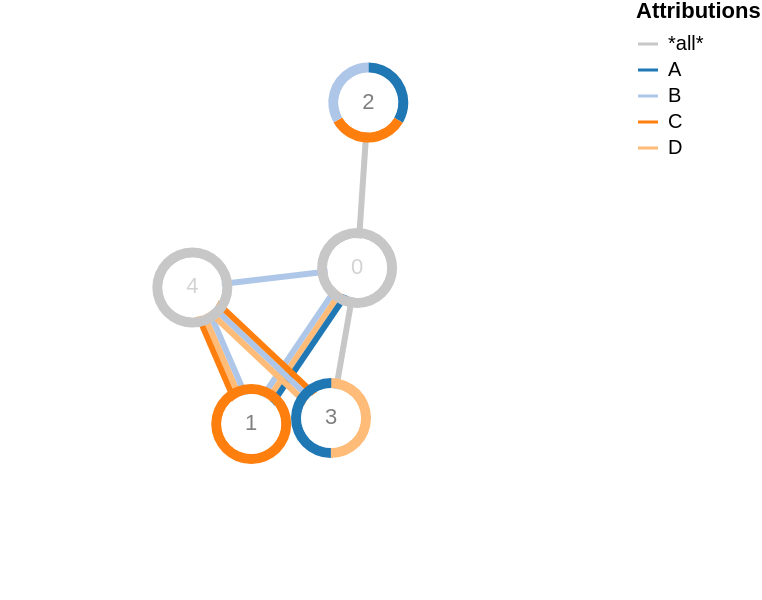

Here is the Vega-Lite specification saved for this chart:
### Vega specification from a JSON file in a GitHub repository (floating-point values rounded to 4 significant figures)
{"$schema": "https://vega.github.io/schema/vega/v5.json", "description": "A node-link diagram with force-directed and attributions as arc-segments, multilines.", "width": 300, "height": 300, "padding": 0, "signals": [{"name": "cx", "update": "width / 2"}, {"name": "cy", "update": "height / 2"}, {"name": "innerRadius", "value": 15}, {"name": "bandWidth", "value": 5}, {"name": "nodeCharge", "value": -80}, {"name": "linkDistance", "value": 80}, {"name": "lineWidth", "value": 3}, {"name": "static", "value": true, "bind": {"input": "checkbox"}}, {"description": "State variable for active node fix status.", "name": "fix", "value": false, "on": [{"events": "symbol:mouseout[!event.buttons], window:mouseup", "update": "false"}, {"events": "symbol:mouseover", "update": "fix || true"}, {"events": "[symbol:mousedown, window:mouseup] > window:mousemove!", "update": "xy()", "force": true}]}, {"description": "Graph node most recently interacted with.", "name": "node", "value": null, "on": [{"events": "symbol:mouseover", "update": "fix === true ? item() : node"}]}, {"description": "Flag to restart Force simulation upon data changes.", "name": "restart", "value": false, "on": [{"events": {"signal": "fix"}, "update": "fix && fix.length"}]}], "scales": [{"name": "color", "type": "ordinal", "range": ["#c7c7c7", "#1f77b4", "#aec7e8", "#ff7f0e", "#ffbb78", "#2ca02c", "#98df8a", "#d62728", "#ff9896", "#9467bd", "#c5b0d5", "#8c564b", "#c49c94", "#e377c2", "#f7b6d2", "#bcbd22", "#dbdb8d", "#17becf", "#9edae5"], "domain": {"sort": {"order": "ascending"}, "fields": [{"data": "node-attributions", "field": "attribution"}, {"data": "link-attributions", "field": "attribution"}]}}], "legends": [{"title": "Attributions", "stroke": "color", "symbolType": "stroke"}], "marks": [{"name": "nodes", "type": "symbol", "zindex": 1, "from": {"data": "node-data"}, "on": [{"trigger": "fix", "modify": "node", "values": "fix === true ? {fx: node.x, fy: node.y} : {fx: fix[0], fy: fix[1]}"}, {"trigger": "!fix", "modify": "node", "values": "{fx: null, fy: null}"}], "encode": {"enter": {"fill": {"value": "white"}, "size": {"signal": "2 * (innerRadius+bandWidth+1) * (innerRadius+bandWidth+1)"}}, "update": {"cursor": {"value": "pointer"}}}, "transform": [{"type": "force", "iterations": 300, "restart": {"signal": "restart"}, "static": {"signal": "static"}, "signal": "force", "forces": [{"force": "center", "x": {"signal": "cx"}, "y": {"signal": "cy"}}, {"force": "collide", "radius": {"signal": "innerRadius+bandWidth"}}, {"force": "nbody", "strength": {"signal": "nodeCharge"}}, {"force": "link", "links": "link-data", "distance": {"signal": "linkDistance"}}]}]}, {"name": "links", "type": "group", "zindex": 0, "from": {"facet": {"data": "link-data", "name": "link-facets", "groupby": "id"}}, "data": [{"name": "linky-data", "source": "link-facets", "transform": [{"type": "flatten", "fields": ["attribution"], "index": "_idx"}, {"type": "formula", "as": "weight", "expr": "1"}, {"type": "formula", "as": "slot", "expr": "if(datum._idx%2==0, datum._idx/2, -(datum._idx+1)/2)"}, {"type": "formula", "as": "idx", "expr": "datum.source.x-datum.target.x"}, {"type": "formula", "as": "idy", "expr": "datum.source.y-datum.target.y"}, {"type": "formula", "as": "length", "expr": "sqrt(pow(datum.idx, 2) + pow(datum.idy, 2))"}, {"type": "formula", "as": "Ax", "expr": "-datum.idy/datum.length"}, {"type": "formula", "as": "Ay", "expr": "datum.idx/datum.length"}, {"type": "formula", "as": "nx", "expr": "datum.source.x + datum.slot * lineWidth * datum.Ax"}, {"type": "formula", "as": "nx2", "expr": "datum.target.x + datum.slot * lineWidth * datum.Ax"}, {"type": "formula", "as": "ny", "expr": "datum.source.y + datum.slot * lineWidth * datum.Ay"}, {"type": "formula", "as": "ny2", "expr": "datum.target.y + datum.slot * lineWidth * datum.Ay"}]}], "marks": [{"type": "rule", "name": "lines", "from": {"data": "linky-data"}, "encode": {"enter": {"stroke": {"scale": "color", "field": "attribution"}, "strokeWidth": {"signal": "lineWidth"}}, "update": {"x": {"field": "nx"}, "y": {"field": "ny"}, "x2": {"field": "nx2"}, "y2": {"field": "ny2"}}}}]}, {"name": "nodeHalos", "type": "group", "from": {"facet": {"data": "node-attributions", "name": "node-facets", "groupby": "id"}}, "data": [{"name": "attribution-arcs", "source": "node-facets", "transform": [{"type": "pie", "field": "weight", "startAngle": 0, "endAngle": 6.29, "sort": true}, {"type": "lookup", "from": "nodes", "key": "datum.id", "fields": ["id"], "values": ["x", "y"]}]}], "marks": [{"type": "arc", "from": {"data": "attribution-arcs"}, "encode": {"enter": {"fill": {"scale": "color", "field": "attribution"}, "startAngle": {"field": "startAngle"}, "endAngle": {"field": "endAngle"}, "innerRadius": {"signal": "innerRadius"}, "outerRadius": {"signal": "innerRadius+bandWidth"}}, "update": {"x": {"field": "x"}, "y": {"field": "y"}}}}]}, {"type": "text", "name": "labels", "zindex": 2, "interactive": false, "from": {"data": "nodes"}, "encode": {"enter": {"text": {"field": "datum.label"}, "align": {"value": "center"}, "baseline": {"value": "middle"}}, "update": {"x": {"field": "x"}, "y": {"field": "y"}, "fill": [{"test": "indexof(datum.datum.attribution, '*all*')>=0", "value": "lightgray"}, {"value": "gray"}]}}}], "data": [{"name": "node-data", "values": [{"attribution": ["*all*"], "label": 0, "id": 0}, {"attribution": ["C"], "label": 1, "id": 1}, {"attribution": ["A", "C", "B"], "label": 2, "id": 2}, {"attribution": ["D", "A"], "label": 3, "id": 3}, {"attribution": ["*all*"], "label": 4, "id": 4}]}, {"name": "link-data", "values": [{"attribution": ["D", "B", "A"], "source": 0, "target": 1}, {"attribution": ["*all*"], "source": 0, "target": 2}, {"attribution": ["*all*"], "source": 0, "target": 3}, {"attribution": ["B"], "source": 0, "target": 4}, {"attribution": ["D", "B", "C"], "source": 1, "target": 4}, {"attribution": ["B", "C", "D"], "source": 3, "target": 4}]}, {"name": "node-attributions", "source": "node-data", "transform": [{"type": "flatten", "fields": ["attribution"]}, {"type": "formula", "as": "weight", "expr": "1"}]}, {"name": "link-attributions", "source": "link-data", "transform": [{"type": "flatten", "fields": ["attribution"], "index": "_idx"}]}]}
